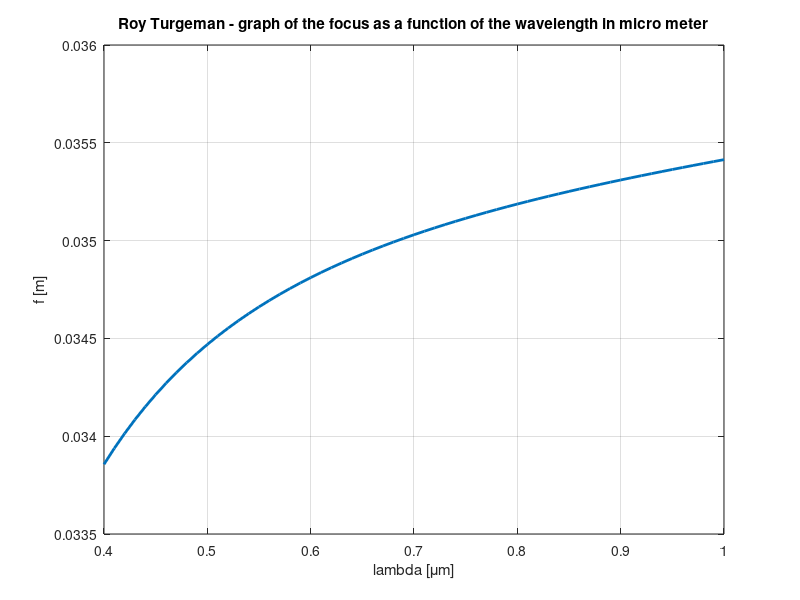

Here is the MATLAB script that generated this plot: (Note: this script raises an error after producing the figure.)
close all;
% id 328141809

% 2B ----------------------
R_1 = 41 * 10^-3;
R_2 = 32 * 10^-3;

lambda_values = 0.4:0.01:1;  % the range of lambda
s = @(lambda) lambda.^2;

n_BK7 = @(lambda) sqrt(1 + (((1.03961212 * s(lambda)) ./ (s(lambda) - 0.00600069867)) ...
    + ((0.231792344 * s(lambda)) ./ (s(lambda) - 0.0200179144)) ...
    + ((1.01046945 * s(lambda)) ./ (s(lambda) - 103.560653))));

%disp(n(0.6934))  % needs to be 1.5132

f = @(lambda) R_1 * R_2 / (R_1 + R_2) * 1 ./ (n_BK7(lambda) - 1);
f_values = f(lambda_values);

figure;
plot(lambda_values, f_values, 'LineWidth', 2)  % plot
xlabel('lambda [\mum]');  
ylabel('f [m]');
title('Roy Turgeman - graph of the focus as a function of the wavelength in micro meter');
grid on;


% 2C2 ------------------

% values
L_1 = 70*10^-3;
R = 39*10^-3;
lambda_1 = 0.559; % micro meter

n_lens = n_BK7(lambda_1);
disp(n_lens);

% ABCD matrices
first_free_space_matrix = @(x) [1, x; 0, 1];
lens_matrix = [1, 0; 2*(1-n_lens)/R, 1];
second_free_space_matrix = @(x) [1, x-L_1; 0, 1];

% compute L_2
syms x
total_ABCD_matrix = second_free_space_matrix(L_1+x) * lens_matrix * first_free_space_matrix(L_1);
L_2 = solve(total_ABCD_matrix(1,2) == 0, x);
L_2 = double(L_2);
disp(L_2);

% compute the vector which defines the ray

values_in_lin_space = 1000;
x_case1 = linspace(0, L_1, values_in_lin_space);
x_case2 = linspace(L_1, L_1+L_2, values_in_lin_space);

vec_case1 = zeros(2, length(x_case1)); 
vec_case2 = zeros(2, length(x_case2));

theta_values = -pi/5 : pi/25 : pi/5 ;

figure;
hold on;

for theta = theta_values
    input_vector = [1; theta];

    % Calculate vec for x_case1
    for i = 1:length(x_case1)
        current_matrix = first_free_space_matrix(x_case1(i));
        vec_case1(:, i) = current_matrix * input_vector;
    end

    % lens - before
    last_vec_case1 = vec_case1(:, length(x_case1));
    vec_after_lens = lens_matrix * last_vec_case1;

    % Calculate vec for x_case2
    for i = 1:length(x_case2)
        current_matrix = second_free_space_matrix(x_case2(i));
        vec_case2(:, i) = current_matrix * vec_after_lens;
    end

    combined_vector = [vec_case1, vec_case2];

    % Plot the first coordinate of the vector
    x_positions_combined = [x_case1, x_case2];
    plot(x_positions_combined, combined_vector(1, :), 'LineWidth', 2);
end

hold off;

xlabel('x (m)');
ylabel('r (m)');
title('Plot of the height of the ray (r) for Multiple Theta Values - Roy Turgeman');
legend(arrayfun(@(theta) sprintf('Theta = %.2f', theta), theta_values, 'UniformOutput', false));
xline(L_1, 'r', 'LineWidth', 2, 'Label', 'L1');
xline(L_1 + L_2, 'b', 'LineWidth', 2, 'Label', 'L1 + L2'); 
grid on;


% Q2C3 ------------------------

% values
L_1 = 70*10^-3;
R = 39*10^-3;
lambda_1 = 0.559; % micro meter
lambda_2 = 0.545; % micro meter

% ABCD matrices
first_free_space_matrix = @(x) [1, x; 0, 1];
lens_matrix = @(lambda) [1, 0; 2*(1-n_BK7(lambda))/R, 1];
second_free_space_matrix = @(x) [1, x-L_1; 0, 1];

% compute L_2
syms x
total_ABCD_matrix = second_free_space_matrix(L_1+x) * lens_matrix(lambda_1) * first_free_space_matrix(L_1);
L_2 = solve(total_ABCD_matrix(1,2) == 0, x);
L_2 = double(L_2);

% compute the vector which defines the ray

values_in_lin_space = 1000;
x_case1 = linspace(0, L_1, values_in_lin_space);
x_case2 = linspace(L_1, L_1+L_2, values_in_lin_space);

vec_case1 = zeros(2, length(x_case1)); 
vec_case2 = zeros(2, length(x_case2));

h_values = -1 :0.1 : 1;

figure;
hold on;

lambda_array_values = [lambda_1, lambda_2];
for i = 1:length(lambda_array_values)
    curr_lambda = lambda_array_values(i);

    for h = h_values
        input_vector = [h; 0];
    
        % Calculate vec for x_case1
        for j = 1:length(x_case1)
            current_matrix = first_free_space_matrix(x_case1(j));
            vec_case1(:, j) = current_matrix * input_vector;
        end
    
        % lens - before
        last_vec_case1 = vec_case1(:, length(x_case1));
        vec_after_lens = lens_matrix(curr_lambda) * last_vec_case1;

    
        % Calculate vec for x_case2
        for k = 1:length(x_case2)
            current_matrix = second_free_space_matrix(x_case2(k));
            vec_case2(:, k) = current_matrix * vec_after_lens;
        end
    
        combined_vector = [vec_case1, vec_case2];
    
        % Plot the first coordinate of the vector
        x_positions_combined = [x_case1, x_case2];
        color = 'r';
        if i == 2
            color = 'b';
        end
        plot(x_positions_combined, combined_vector(1, :), 'LineWidth', 2, 'Color', color);
        hold on;
    end
end

hold off;

xlabel('x (m)');
ylabel('r (m)');
title('Plot of the height or the ray (r) for Multiple h Values (red lambda_1, blue lambda_2) - Roy Turgeman');
legend(arrayfun(@(h) sprintf('h = %.2f', h), h_values, 'UniformOutput', false));
xline(L_1, 'r', 'LineWidth', 2, 'Label', 'L1');
xline(L_1 + L_2, 'b', 'LineWidth', 2, 'Label', 'L1 + L2'); 
grid on;

% Set custom y-axis ticks
yticks(-1:0.1:1);


% Q2D -------------------------------
% Q2DB
R = 39*10.^-3; % mm
lambda_1 = 0.409;  % micro meter
lambda_2 = 0.644;  % micro meter
d_1 = 1.1 * 10.^-3;
d_2 = 2.76 * 10.^-3;

lambda_values = 0.4:0.01:1;  % micro meter

s = @(lambda) lambda.^2;

% first graph
n_F2 = @(lambda) sqrt(1 + (((1.34533359 * s(lambda)) ./ (s(lambda) - 0.00997743871)) ...
    + ((0.209073176 * s(lambda)) ./ (s(lambda) - 0.0470450767)) ...
    + ((0.937357162 * s(lambda)) ./ (s(lambda) - 111.886764))));

% find R_3 - Q2DA

R_1 = R;
R_2 = -R;

syms x;
free_space = @(d) [1, d ; 0, 1];
tau_R_1 = @(lambda) [1,0 ; (1-n_BK7(lambda))./((n_BK7(lambda).*R_1)), 1./n_BK7(lambda)];
tau_R_2 = @(lambda) [1,0 ; (n_BK7(lambda)-n_F2(lambda))./((n_F2(lambda).*R_2)), n_BK7(lambda)./n_F2(lambda)];
tau_R_3 = @(lambda) [1,0; (n_F2(lambda)-1)./x, n_F2(lambda)];

Total_ABCD_Matrix = @(lambda) tau_R_3(lambda) * free_space(d_2) * tau_R_2(lambda) * free_space(d_1) * tau_R_1(lambda);  % not piece wise multiplication
First_Matrix = Total_ABCD_Matrix(lambda_1);
Second_Matrix = Total_ABCD_Matrix(lambda_2);

R_3 = solve(First_Matrix(2,1) == Second_Matrix(2,1), x);
R_3 = double(R_3);
disp(R_3);

% Q2DB

new_tau_R_3 = @(lambda) [1,0; (n_F2(lambda)-1)./R_3, n_F2(lambda)];
new_Total_ABCD_Matrix = @(lambda) new_tau_R_3(lambda) * free_space(d_2) * tau_R_2(lambda) * free_space(d_1) * tau_R_1(lambda);  % not piece wise multiplication

f_values = zeros(0, length(lambda_values));
for i=1:length(lambda_values)
    curr_lambda = lambda_values(i);
    curr_total_matrix = new_Total_ABCD_Matrix(curr_lambda);
    f_values(i) = -1./curr_total_matrix(2,1);
end

figure;
hold on;
plot(lambda_values, f_values, 'LineWidth', 2)  % plot

lambda_min = 0.4;
lambda_max = 1;

% find avg values
f_avg = mean(f_values);
n_BK7_avg = mean(n_BK7(lambda_values));
effective_R = 2 * f_avg * (n_BK7_avg - 1);

new_f_values = zeros(0, length(lambda_values));

new_tau_R_1_avg_case = @(lambda) [1,0 ; (1-n_BK7(lambda))./((n_BK7(lambda).*effective_R)), 1./n_BK7(lambda)];
new_tau_R_2_avg_case = @(lambda) [1,0 ; (n_BK7(lambda)-1)./(-effective_R), n_BK7(lambda)];
total_matrix_avg_case = @(lambda)  new_tau_R_2_avg_case(lambda) * free_space(d_1) * new_tau_R_1_avg_case(lambda);

for i = 1:length(lambda_values)
    curr_lambda = lambda_values(i);
    curr_total_matrix = total_matrix_avg_case(curr_lambda);
    new_f_values(i) = -1./curr_total_matrix(2,1);

end

plot(lambda_values, new_f_values, 'LineWidth', 2)  % plot

% Labeling the axes
xlabel('lambda [\mum]');
ylabel('f [m]');
title('Roy Turgeman - graphs of the focus as a function of the wavelength in micro meter');

% Display the grid
legend('show');
grid on;
hold off;


% Q2DC
syms h1 h2;
new_tau_R_3 = @(lambda) [1,0; (n_F2(lambda)-1)./R_3, n_F2(lambda)];

new_total_ABCD_Matrix = @(lambda) new_tau_R_3(lambda) * free_space(d_2) * tau_R_2(lambda) * free_space(d_1) * tau_R_1(lambda);
last_total_ABCD_Matrix = @(lambda) free_space(h2) * new_total_ABCD_Matrix(lambda) * free_space(h1);

h1_array = zeros(1, length(lambda_values));
h2_array = zeros(1, length(lambda_values));
index = 1;

for lambda=lambda_values
    syms h1;
    syms h2;

    last_total_ABCD_Matrix = @(lambda) free_space(h2) * new_total_ABCD_Matrix(lambda) * free_space(h1);
    Curr_last_ABCD_Matrix = last_total_ABCD_Matrix(lambda);
    
    first_eq = Curr_last_ABCD_Matrix(1,1) == 1;
    second_eq = Curr_last_ABCD_Matrix(2,2) == 1;
    third_eq = Curr_last_ABCD_Matrix(1,2) == 0;
    
    solutions = solve([first_eq, third_eq], [h1, h2]);
    % Checks: play with 1,2 and 2,3 and 1,3 -> same solutions!
    h1_array(index) = double(solutions.h1);
    h2_array(index) = double(solutions.h2);

    index = index + 1;
end

figure;

hold on;
plot(lambda_values, h1_array, 'LineWidth', 2);
plot(lambda_values, h2_array, 'LineWidth', 2);
xlabel('lambda [\mum]');
ylabel('h_1 , h_2 [m]');
title('Roy Turgeman - graphs of the principal planes as a function of the wavelength in micro meter');

grid on;
legend('h1', 'h2'); 
hold off;

final_h1 = mean(h1_array);
final_h2 = mean(h2_array);

disp(final_h1);
disp(final_h2);
